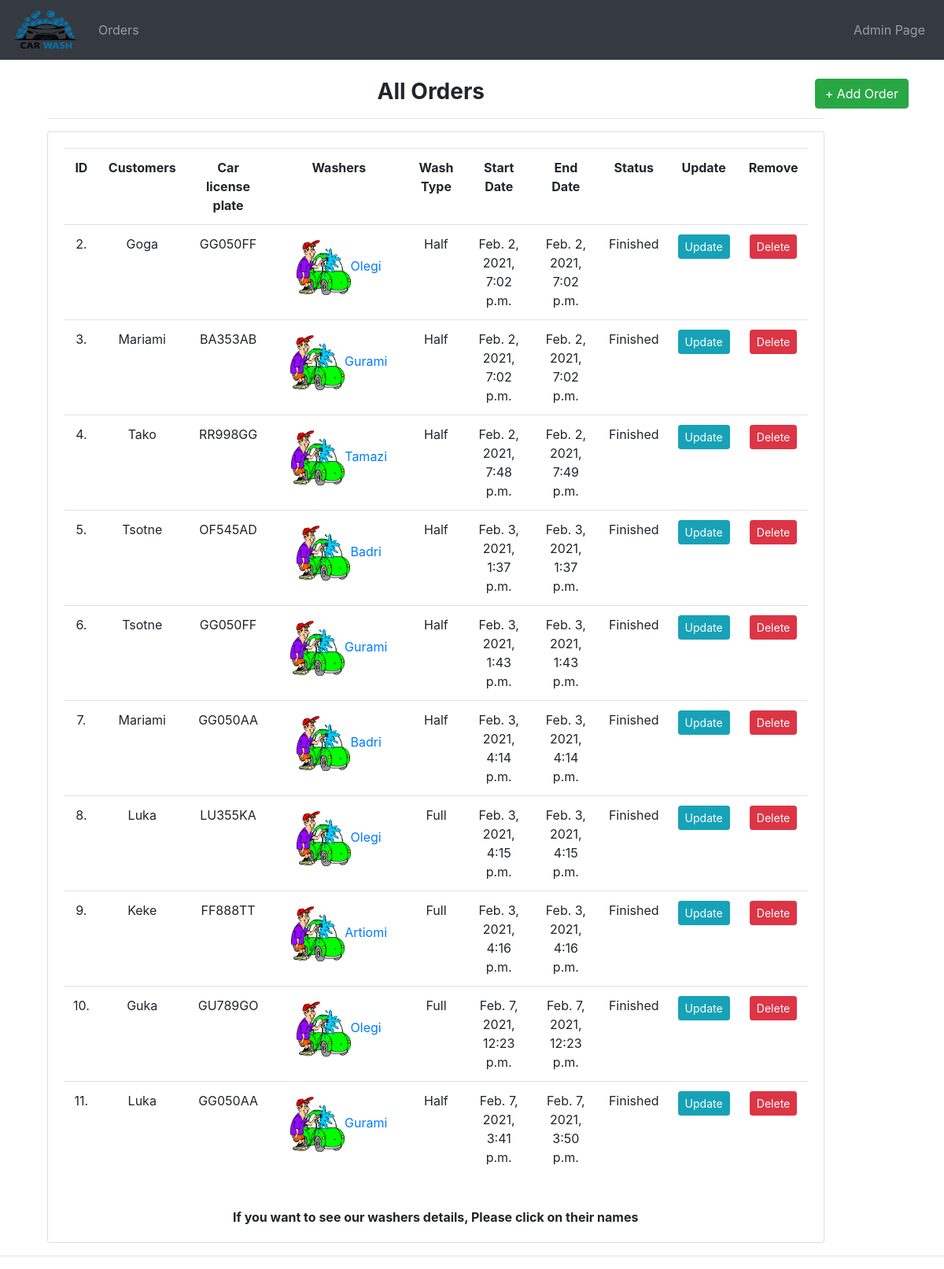
The app's page /order_list/ with its own data.
### car_wash/models.py (models this page shows, shortened)
class Order(models.Model):
    car = models.ForeignKey(Car, on_delete=models.PROTECT, related_name='orders', default=None)
    washer = models.ForeignKey(CarWasher, on_delete=models.CASCADE, related_name='orders')
    customer = models.ForeignKey(Customer, on_delete=models.SET_NULL, null=True, related_name='orders')
    wash_type = models.ForeignKey(WashType, on_delete=models.PROTECT, related_name='orders', default=None)
    order_price = models.DecimalField(max_digits=4, decimal_places=2, verbose_name=_("Price"), default=None, blank=True)
    created_date = models.DateTimeField(auto_now=True, verbose_name=_("Created Date"))
    order_start_date = models.DateTimeField(verbose_name=_("Start time"))
    order_end_date = models.DateTimeField(verbose_name=_("End time"))
    status = models.CharField(max_length=200, default=None)

class Customer(models.Model):
    name = models.CharField(max_length=200)
    def __str__(self):
        return self.name

class Car(models.Model):
    car_type = models.ForeignKey(CarType, on_delete=models.SET_NULL, null=True)
    license_plate = models.CharField(max_length=30, null=False)
    def __str__(self):
        return f"{self.license_plate}"

class CarWasher(models.Model):
    name = models.CharField(max_length=200)
    def __str__(self):
        return self.name

class WashType(models.Model):
    name = models.CharField(max_length=50, verbose_name=_("Name of wash type"))
    percentage = models.IntegerField(verbose_name=_("Base price percentage"), default=100)
    def __str__(self):
        return self.name

### car_wash/views.py (the view)
# urls.py: path('order_list/', name='order_list', view=order_list),
def order_list(request):
    orders = Order.objects.all()
    return render(request, 'order_list.html', {'orders': orders})

### car_wash/templates/order_list.html
{% extends 'base.html' %}
{% block body %}
{% load static %}
    <br>
<a style='display:inline' class="btn btn-success float-right" href="{% url 'car_wash:create_order' %}" >+ Add Order</a>
<div class="col-md-11">
		<h3><strong>All Orders</strong></h3>
		<hr>
		<div class="card card-body">
            <table class="table">
				<tr>
                    <th>ID</th>
					<th>Customers</th>
					<th>Car license plate</th>
					<th>Washers</th>
					<th>Wash Type</th>
                    <th>Start Date</th>
					<th>End Date</th>
					<th>Status</th>
                    <th>Update</th>
					<th>Remove</th>
				</tr>
				{% for order in orders %}
					<tr>
                        <td>{{ order.pk }}.</td>
						<td>{{ order.customer }}</td>
						<td>{{ order.car }}</td>
						<td><a href="{% url 'car_wash:washer-detail' order.washer.id %}" class="btn"><img src="{% static 'images/washer.png' %}" height="70">{{ order.washer }}</a></td>
						<td>{{ order.wash_type }}</td>
						<td>{{ order.order_start_date }}</td>
						<td>{{ order.order_end_date }}</td>
						<td>{{ order.status }}</td>
                        <td><a class="btn btn-sm btn-info" href="{% url 'car_wash:update_order' order.id %}" >Update</a></td>
						<td><a class="btn btn-sm btn-danger" href="{% url 'car_wash:delete_order' order.id %}" >Delete</a></td>
					</tr>
				{% endfor %}
			</table>
            <br>
        <strong>If you want to see our washers details, Please click on their names</strong>
		</div>
	</div>
{% endblock body %}

### static/css/main.css (style rules this page uses)
div { text-align: center; }

### records on screen
Order: pk "2", customer "Goga", car "GG050FF", washer "Olegi", wash_type "Half", order_start_date "Feb. 2, 2021, 7:02 p.m.", order_end_date "Feb. 2, 2021, 7:02 p.m.", status "Finished"
Order: pk "3", customer "Mariami", car "BA353AB", washer "Gurami", wash_type "Half", order_start_date "Feb. 2, 2021, 7:02 p.m.", order_end_date "Feb. 2, 2021, 7:02 p.m.", status "Finished"
Order: pk "4", customer "Tako", car "RR998GG", washer "Tamazi", wash_type "Half", order_start_date "Feb. 2, 2021, 7:48 p.m.", order_end_date "Feb. 2, 2021, 7:49 p.m.", status "Finished"
Order: pk "5", customer "Tsotne", car "OF545AD", washer "Badri", wash_type "Half", order_start_date "Feb. 3, 2021, 1:37 p.m.", order_end_date "Feb. 3, 2021, 1:37 p.m.", status "Finished"
Order: pk "6", customer "Tsotne", car "GG050FF", washer "Gurami", wash_type "Half", order_start_date "Feb. 3, 2021, 1:43 p.m.", order_end_date "Feb. 3, 2021, 1:43 p.m.", status "Finished"
Order: pk "7", customer "Mariami", car "GG050AA", washer "Badri", wash_type "Half", order_start_date "Feb. 3, 2021, 4:14 p.m.", order_end_date "Feb. 3, 2021, 4:14 p.m.", status "Finished"
Order: pk "8", customer "Luka", car "LU355KA", washer "Olegi", wash_type "Full", order_start_date "Feb. 3, 2021, 4:15 p.m.", order_end_date "Feb. 3, 2021, 4:15 p.m.", status "Finished"
Order: pk "9", customer "Keke", car "FF888TT", washer "Artiomi", wash_type "Full", order_start_date "Feb. 3, 2021, 4:16 p.m.", order_end_date "Feb. 3, 2021, 4:16 p.m.", status "Finished"
Order: pk "10", customer "Guka", car "GU789GO", washer "Olegi", wash_type "Full", order_start_date "Feb. 7, 2021, 12:23 p.m.", order_end_date "Feb. 7, 2021, 12:23 p.m.", status "Finished"
Order: pk "11", customer "Luka", car "GG050AA", washer "Gurami", wash_type "Half", order_start_date "Feb. 7, 2021, 3:41 p.m.", order_end_date "Feb. 7, 2021, 3:50 p.m.", status "Finished"
